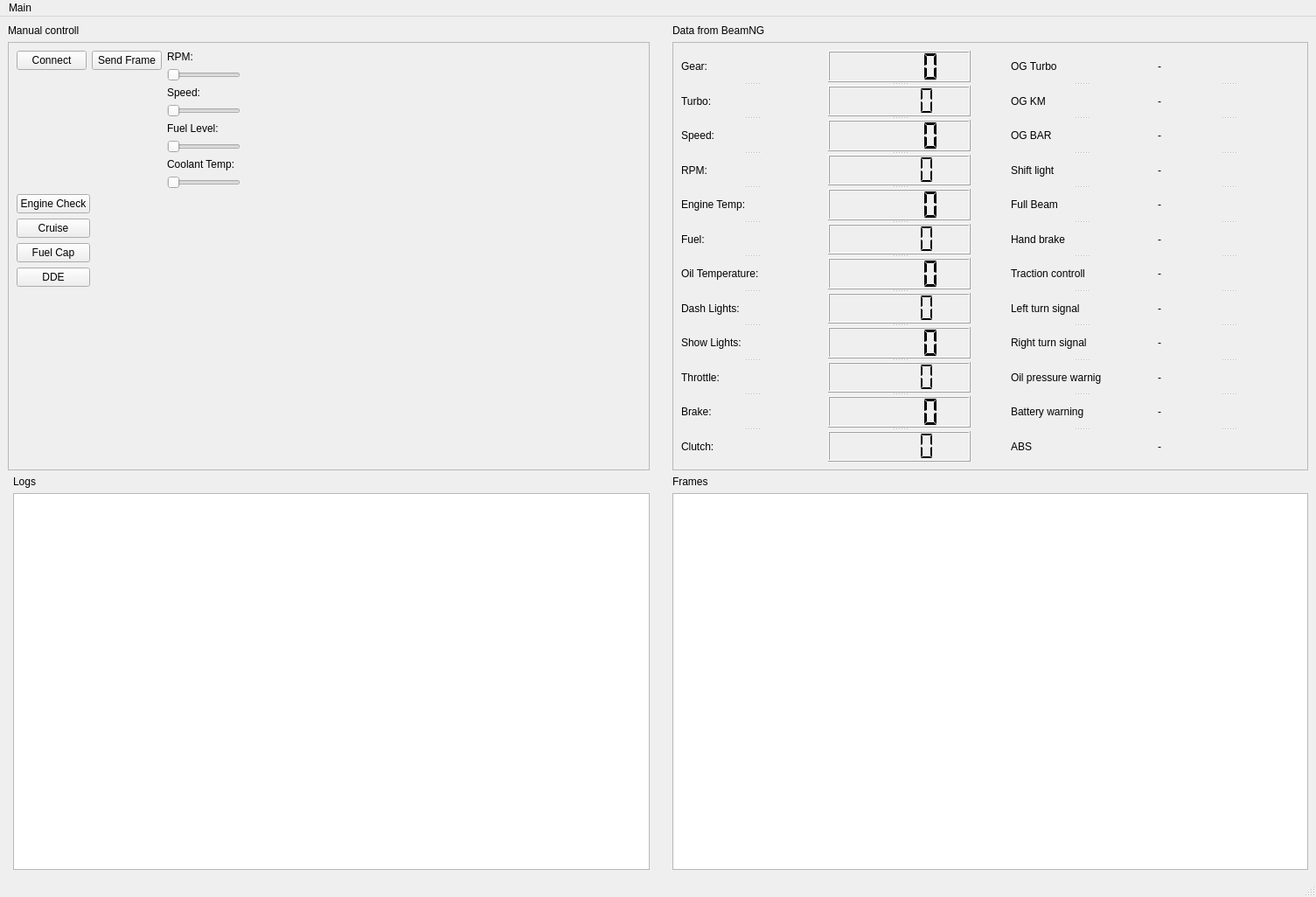
<?xml version="1.0" encoding="UTF-8"?>
<ui version="4.0">
 <class>MainWindow</class>
 <widget class="QMainWindow" name="MainWindow">
  <property name="geometry">
   <rect>
    <x>0</x>
    <y>0</y>
    <width>1505</width>
    <height>1026</height>
   </rect>
  </property>
  <property name="windowTitle">
   <string>MainWindow</string>
  </property>
  <widget class="QWidget" name="centralwidget">
   <layout class="QGridLayout" name="gridLayout">
    <item row="1" column="5">
     <widget class="QFrame" name="frameNG">
      <property name="sizePolicy">
       <sizepolicy hsizetype="Expanding" vsizetype="Expanding">
        <horstretch>0</horstretch>
        <verstretch>0</verstretch>
       </sizepolicy>
      </property>
      <property name="frameShape">
       <enum>QFrame::Shape::StyledPanel</enum>
      </property>
      <property name="frameShadow">
       <enum>QFrame::Shadow::Raised</enum>
      </property>
      <layout class="QGridLayout" name="gridLayout_4">
       <item row="0" column="0">
        <widget class="QSplitter" name="splitter">
         <property name="sizePolicy">
          <sizepolicy hsizetype="Preferred" vsizetype="Expanding">
           <horstretch>0</horstretch>
           <verstretch>0</verstretch>
          </sizepolicy>
         </property>
         <property name="orientation">
          <enum>Qt::Orientation::Vertical</enum>
         </property>
         <widget class="QLabel" name="labelGear">
          <property name="text">
           <string>Gear:</string>
          </property>
         </widget>
         <widget class="QLabel" name="labelTurbo">
          <property name="text">
           <string>Turbo:</string>
          </property>
         </widget>
         <widget class="QLabel" name="labelSpeedNG">
          <property name="text">
           <string>Speed:</string>
          </property>
         </widget>
         <widget class="QLabel" name="labelRpmNG">
          <property name="text">
           <string>RPM:</string>
          </property>
         </widget>
         <widget class="QLabel" name="labelEngtemp">
          <property name="text">
           <string>Engine Temp:</string>
          </property>
         </widget>
         <widget class="QLabel" name="labelFuel">
          <property name="text">
           <string>Fuel:</string>
          </property>
         </widget>
         <widget class="QLabel" name="labelOilTemp">
          <property name="text">
           <string>Oil Temperature:</string>
          </property>
         </widget>
         <widget class="QLabel" name="labelDashlights">
          <property name="text">
           <string>Dash Lights:</string>
          </property>
         </widget>
         <widget class="QLabel" name="labelShowlights">
          <property name="text">
           <string>Show Lights:</string>
          </property>
         </widget>
         <widget class="QLabel" name="labelThrottle">
          <property name="text">
           <string>Throttle:</string>
          </property>
         </widget>
         <widget class="QLabel" name="labelBrake">
          <property name="text">
           <string>Brake:</string>
          </property>
         </widget>
         <widget class="QLabel" name="labelClutch">
          <property name="text">
           <string>Clutch:</string>
          </property>
         </widget>
        </widget>
       </item>
       <item row="0" column="1">
        <widget class="QSplitter" name="splitter_3">
         <property name="sizePolicy">
          <sizepolicy hsizetype="Preferred" vsizetype="Expanding">
           <horstretch>0</horstretch>
           <verstretch>0</verstretch>
          </sizepolicy>
         </property>
         <property name="orientation">
          <enum>Qt::Orientation::Vertical</enum>
         </property>
         <widget class="QLCDNumber" name="lcdNumberGear">
          <property name="segmentStyle">
           <enum>QLCDNumber::SegmentStyle::Flat</enum>
          </property>
         </widget>
         <widget class="QLCDNumber" name="lcdNumberTurbo">
          <property name="segmentStyle">
           <enum>QLCDNumber::SegmentStyle::Flat</enum>
          </property>
         </widget>
         <widget class="QLCDNumber" name="lcdNumberSpeed">
          <property name="segmentStyle">
           <enum>QLCDNumber::SegmentStyle::Flat</enum>
          </property>
         </widget>
         <widget class="QLCDNumber" name="lcdNumberRPM">
          <property name="segmentStyle">
           <enum>QLCDNumber::SegmentStyle::Flat</enum>
          </property>
         </widget>
         <widget class="QLCDNumber" name="lcdNumberEnginetemp">
          <property name="segmentStyle">
           <enum>QLCDNumber::SegmentStyle::Flat</enum>
          </property>
         </widget>
         <widget class="QLCDNumber" name="lcdNumberFuel">
          <property name="segmentStyle">
           <enum>QLCDNumber::SegmentStyle::Flat</enum>
          </property>
         </widget>
         <widget class="QLCDNumber" name="lcdNumberOilTemp">
          <property name="segmentStyle">
           <enum>QLCDNumber::SegmentStyle::Flat</enum>
          </property>
         </widget>
         <widget class="QLCDNumber" name="lcdNumberDashlights">
          <property name="segmentStyle">
           <enum>QLCDNumber::SegmentStyle::Flat</enum>
          </property>
         </widget>
         <widget class="QLCDNumber" name="lcdNumberShowlights">
          <property name="segmentStyle">
           <enum>QLCDNumber::SegmentStyle::Flat</enum>
          </property>
         </widget>
         <widget class="QLCDNumber" name="lcdNumberThrotrle">
          <property name="segmentStyle">
           <enum>QLCDNumber::SegmentStyle::Flat</enum>
          </property>
         </widget>
         <widget class="QLCDNumber" name="lcdNumberBrake">
          <property name="segmentStyle">
           <enum>QLCDNumber::SegmentStyle::Flat</enum>
          </property>
         </widget>
         <widget class="QLCDNumber" name="lcdNumberClutch">
          <property name="segmentStyle">
           <enum>QLCDNumber::SegmentStyle::Flat</enum>
          </property>
         </widget>
        </widget>
       </item>
       <item row="0" column="2">
        <spacer name="horizontalSpacer">
         <property name="orientation">
          <enum>Qt::Orientation::Horizontal</enum>
         </property>
         <property name="sizeType">
          <enum>QSizePolicy::Policy::Minimum</enum>
         </property>
         <property name="sizeHint" stdset="0">
          <size>
           <width>40</width>
           <height>20</height>
          </size>
         </property>
        </spacer>
       </item>
       <item row="0" column="3">
        <widget class="QSplitter" name="splitter_2">
         <property name="orientation">
          <enum>Qt::Orientation::Vertical</enum>
         </property>
         <widget class="QLabel" name="labelOGTurbo">
          <property name="text">
           <string>OG Turbo</string>
          </property>
         </widget>
         <widget class="QLabel" name="labelOGKM">
          <property name="text">
           <string>OG KM</string>
          </property>
         </widget>
         <widget class="QLabel" name="labelOGBAR">
          <property name="text">
           <string>OG BAR</string>
          </property>
         </widget>
         <widget class="QLabel" name="labelShiftLight">
          <property name="text">
           <string>Shift light</string>
          </property>
         </widget>
         <widget class="QLabel" name="labeFullBeam">
          <property name="text">
           <string>Full Beam</string>
          </property>
         </widget>
         <widget class="QLabel" name="labelHandBrake">
          <property name="text">
           <string>Hand brake</string>
          </property>
         </widget>
         <widget class="QLabel" name="labelTractionCtl">
          <property name="text">
           <string>Traction controll</string>
          </property>
         </widget>
         <widget class="QLabel" name="labelLeftTurnSignal">
          <property name="text">
           <string>Left turn signal</string>
          </property>
         </widget>
         <widget class="QLabel" name="labelRightTurnSignal">
          <property name="text">
           <string>Right turn signal</string>
          </property>
         </widget>
         <widget class="QLabel" name="label_2">
          <property name="text">
           <string>Oil pressure warnig</string>
          </property>
         </widget>
         <widget class="QLabel" name="labelBatteryWarning">
          <property name="text">
           <string>Battery warning</string>
          </property>
         </widget>
         <widget class="QLabel" name="labelABS">
          <property name="text">
           <string>ABS</string>
          </property>
         </widget>
        </widget>
       </item>
       <item row="0" column="4">
        <widget class="QSplitter" name="splitter_4">
         <property name="orientation">
          <enum>Qt::Orientation::Vertical</enum>
         </property>
         <widget class="QLabel" name="Turbo_ValueLabel">
          <property name="text">
           <string>-</string>
          </property>
         </widget>
         <widget class="QLabel" name="KM_ValueLabel">
          <property name="text">
           <string>-</string>
          </property>
         </widget>
         <widget class="QLabel" name="BAR_ValueLabel">
          <property name="text">
           <string>-</string>
          </property>
         </widget>
         <widget class="QLabel" name="ShiftLight_ValueLabel">
          <property name="text">
           <string>-</string>
          </property>
         </widget>
         <widget class="QLabel" name="FullBeam_ValueLabel">
          <property name="text">
           <string>-</string>
          </property>
         </widget>
         <widget class="QLabel" name="HandBrake_ValueLabel">
          <property name="text">
           <string>-</string>
          </property>
         </widget>
         <widget class="QLabel" name="TractionCtrl_ValueLabel">
          <property name="text">
           <string>-</string>
          </property>
         </widget>
         <widget class="QLabel" name="LeftTurnSignal_ValueLabel">
          <property name="text">
           <string>-</string>
          </property>
         </widget>
         <widget class="QLabel" name="RightTurnSignal_ValueLabel">
          <property name="text">
           <string>-</string>
          </property>
         </widget>
         <widget class="QLabel" name="OilPresureWarning_ValueLabel">
          <property name="text">
           <string>-</string>
          </property>
         </widget>
         <widget class="QLabel" name="BatteryWarning_ValueLabel">
          <property name="text">
           <string>-</string>
          </property>
         </widget>
         <widget class="QLabel" name="ABS_ValueLabel">
          <property name="text">
           <string>-</string>
          </property>
         </widget>
        </widget>
       </item>
      </layout>
     </widget>
    </item>
    <item row="0" column="0" colspan="2">
     <widget class="QLabel" name="label_21">
      <property name="text">
       <string>Manual controll </string>
      </property>
     </widget>
    </item>
    <item row="0" column="5">
     <widget class="QLabel" name="label_22">
      <property name="text">
       <string>Data from BeamNG</string>
      </property>
     </widget>
    </item>
    <item row="1" column="0" colspan="2">
     <widget class="QFrame" name="frameManualCont">
      <property name="sizePolicy">
       <sizepolicy hsizetype="Expanding" vsizetype="Expanding">
        <horstretch>0</horstretch>
        <verstretch>0</verstretch>
       </sizepolicy>
      </property>
      <property name="frameShape">
       <enum>QFrame::Shape::StyledPanel</enum>
      </property>
      <property name="frameShadow">
       <enum>QFrame::Shadow::Raised</enum>
      </property>
      <layout class="QFormLayout" name="formLayout_2">
       <item row="0" column="0">
        <layout class="QGridLayout" name="gridLayout_2">
         <item row="0" column="0">
          <widget class="QPushButton" name="pushButtonConnect">
           <property name="text">
            <string>Connect</string>
           </property>
          </widget>
         </item>
         <item row="0" column="1">
          <widget class="QPushButton" name="Send">
           <property name="text">
            <string>Send Frame</string>
           </property>
           <property name="checkable">
            <bool>false</bool>
           </property>
          </widget>
         </item>
        </layout>
       </item>
       <item row="0" column="1">
        <layout class="QFormLayout" name="formLayout">
         <item row="0" column="0">
          <widget class="QLabel" name="labelRPM">
           <property name="text">
            <string>RPM:</string>
           </property>
          </widget>
         </item>
         <item row="1" column="0">
          <widget class="QSlider" name="horizontalSliderRPM">
           <property name="maximum">
            <number>6000</number>
           </property>
           <property name="orientation">
            <enum>Qt::Orientation::Horizontal</enum>
           </property>
          </widget>
         </item>
         <item row="2" column="0">
          <widget class="QLabel" name="labelSpeed">
           <property name="text">
            <string>Speed:</string>
           </property>
          </widget>
         </item>
         <item row="3" column="0">
          <widget class="QSlider" name="horizontalSliderSpeed">
           <property name="orientation">
            <enum>Qt::Orientation::Horizontal</enum>
           </property>
          </widget>
         </item>
         <item row="4" column="0">
          <widget class="QLabel" name="labelFuelLevel">
           <property name="text">
            <string>Fuel Level:</string>
           </property>
          </widget>
         </item>
         <item row="5" column="0">
          <widget class="QSlider" name="horizontalSliderFuel">
           <property name="maximum">
            <number>100</number>
           </property>
           <property name="orientation">
            <enum>Qt::Orientation::Horizontal</enum>
           </property>
          </widget>
         </item>
         <item row="6" column="0">
          <widget class="QLabel" name="labelCoolantTemp">
           <property name="text">
            <string>Coolant Temp:</string>
           </property>
          </widget>
         </item>
         <item row="7" column="0">
          <widget class="QSlider" name="horizontalSliderCoolantTemp">
           <property name="maximum">
            <number>255</number>
           </property>
           <property name="orientation">
            <enum>Qt::Orientation::Horizontal</enum>
           </property>
          </widget>
         </item>
        </layout>
       </item>
       <item row="1" column="0">
        <layout class="QGridLayout" name="gridLayout_3">
         <item row="0" column="0">
          <widget class="QPushButton" name="pushButtonEngineCheck">
           <property name="text">
            <string>Engine Check</string>
           </property>
           <property name="checkable">
            <bool>true</bool>
           </property>
          </widget>
         </item>
         <item row="1" column="0">
          <widget class="QPushButton" name="pushButtonCruise">
           <property name="text">
            <string>Cruise</string>
           </property>
           <property name="checkable">
            <bool>true</bool>
           </property>
          </widget>
         </item>
         <item row="2" column="0">
          <widget class="QPushButton" name="pushButtonFuelCap">
           <property name="text">
            <string>Fuel Cap</string>
           </property>
           <property name="checkable">
            <bool>true</bool>
           </property>
          </widget>
         </item>
         <item row="3" column="0">
          <widget class="QPushButton" name="pushButtonDDE">
           <property name="text">
            <string>DDE</string>
           </property>
           <property name="checkable">
            <bool>true</bool>
           </property>
          </widget>
         </item>
        </layout>
       </item>
      </layout>
     </widget>
    </item>
    <item row="3" column="5">
     <widget class="QTextEdit" name="textEditLog"/>
    </item>
    <item row="2" column="1">
     <widget class="QLabel" name="label_19">
      <property name="text">
       <string>Logs</string>
      </property>
     </widget>
    </item>
    <item row="3" column="1">
     <widget class="QTextEdit" name="textEdit"/>
    </item>
    <item row="1" column="2">
     <spacer name="verticalSpacer">
      <property name="orientation">
       <enum>Qt::Orientation::Vertical</enum>
      </property>
      <property name="sizeType">
       <enum>QSizePolicy::Policy::Expanding</enum>
      </property>
      <property name="sizeHint" stdset="0">
       <size>
        <width>20</width>
        <height>490</height>
       </size>
      </property>
     </spacer>
    </item>
    <item row="2" column="5">
     <widget class="QLabel" name="label_20">
      <property name="text">
       <string>Frames</string>
      </property>
     </widget>
    </item>
   </layout>
  </widget>
  <widget class="QMenuBar" name="menubar">
   <property name="geometry">
    <rect>
     <x>0</x>
     <y>0</y>
     <width>1505</width>
     <height>21</height>
    </rect>
   </property>
   <widget class="QMenu" name="menue46_gauge">
    <property name="title">
     <string>Main</string>
    </property>
   </widget>
   <addaction name="menue46_gauge"/>
  </widget>
  <widget class="QStatusBar" name="statusbar"/>
 </widget>
 <resources/>
 <connections/>
</ui>
